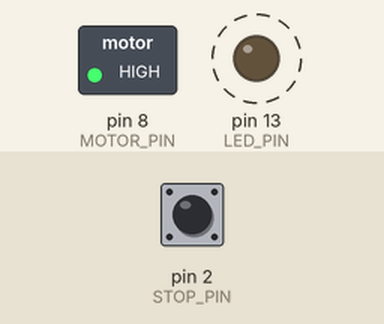
Simulated run of this sketch. Board: Arduino Uno, built with avr-gcc and run on an emulated ATmega328P. On the bench: switched loads named in the sketch (green lamp = pin HIGH), output pins drawn as LEDs (lit = HIGH). Dashed ring = blinking. Inputs (shaded band) come from the test bench; at power-on: pin 2 (STOP_PIN) HIGH.

Above: at 1.25 s.
1.3 s: pin 2 (STOP_PIN) pulled LOW for 3.2 s
At 2.4 s:
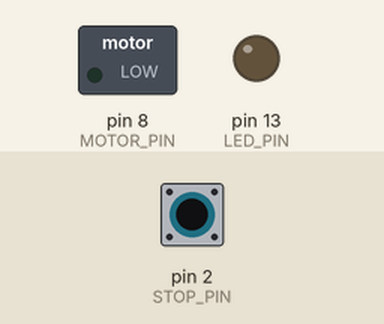
At 4.59 s:
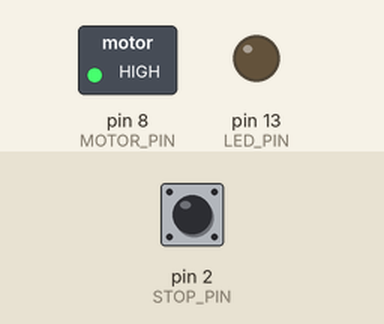
Timing chart, 0 to 12.0 s (numbered marks = the images above; inputs shaded):
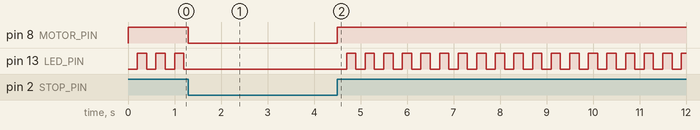

The sketch:

chatgpt.ino
```cpp
const byte STOP_PIN  = 2;
const byte MOTOR_PIN = 8;
const byte LED_PIN   = 13;

unsigned long lastBlink = 0;
bool ledState = LOW;

void setup() {
  pinMode(STOP_PIN, INPUT_PULLUP);
  pinMode(MOTOR_PIN, OUTPUT);
  pinMode(LED_PIN, OUTPUT);

  digitalWrite(MOTOR_PIN, LOW);
  digitalWrite(LED_PIN, LOW);
}

void loop() {
  // Check STOP button continuously
  bool running = (digitalRead(STOP_PIN) == HIGH);

  // Stop motor immediately when pressed
  digitalWrite(MOTOR_PIN, running ? HIGH : LOW);

  if (!running) {
    ledState = LOW;
    digitalWrite(LED_PIN, LOW);
    lastBlink = millis();
    return;
  }

  // Blink LED every 200 ms without blocking
  if (millis() - lastBlink >= 200) {
    lastBlink = millis();
    ledState = !ledState;
    digitalWrite(LED_PIN, ledState);
  }
}
```

Measured:
- after the input at 1.3 s, pin 8 (MOTOR_PIN): HIGH → LOW at once, → HIGH 3.2 s later
